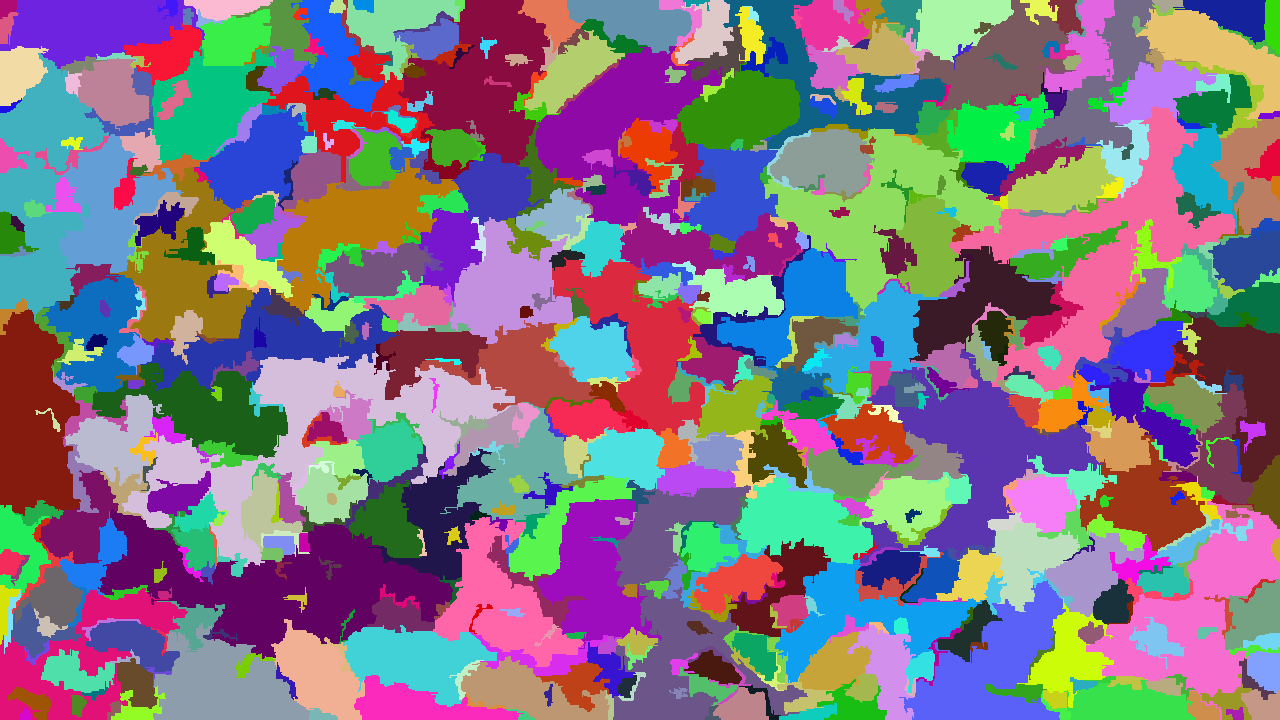
#> input picture Swastik S/0_seg.png, 1280 x 720 px, given in place of 1.jpg, which was not available
$ python common_program.py
#> lines starting #> are read from the running program, lines starting #| are printed output that depends on the picture; pictures that were not available may be replaced by others from this repository, and a replacement may not be noted
import cv2 as cv
import numpy as np
import matplotlib.pyplot as plt

for all_image in range(1, 38):
	original_image = str(all_image)+'.jpg'
	gseg=cv.ximgproc.segmentation.createGraphSegmentation()

	img = cv.imread(original_image, 0)
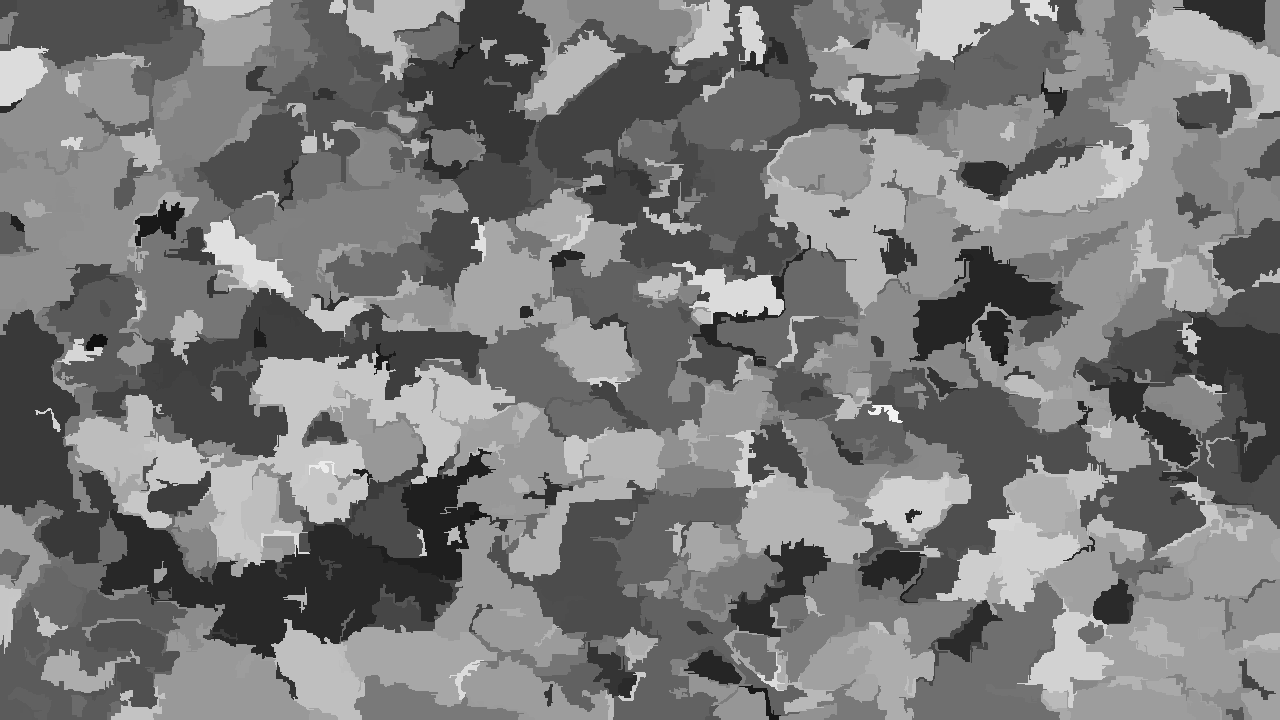
#> img: shape (720, 1280); min 16, max 243, mean 122.1
	img = cv.GaussianBlur(img, (3,3), 0)
	imgs = gseg.processImage(img).astype(int)
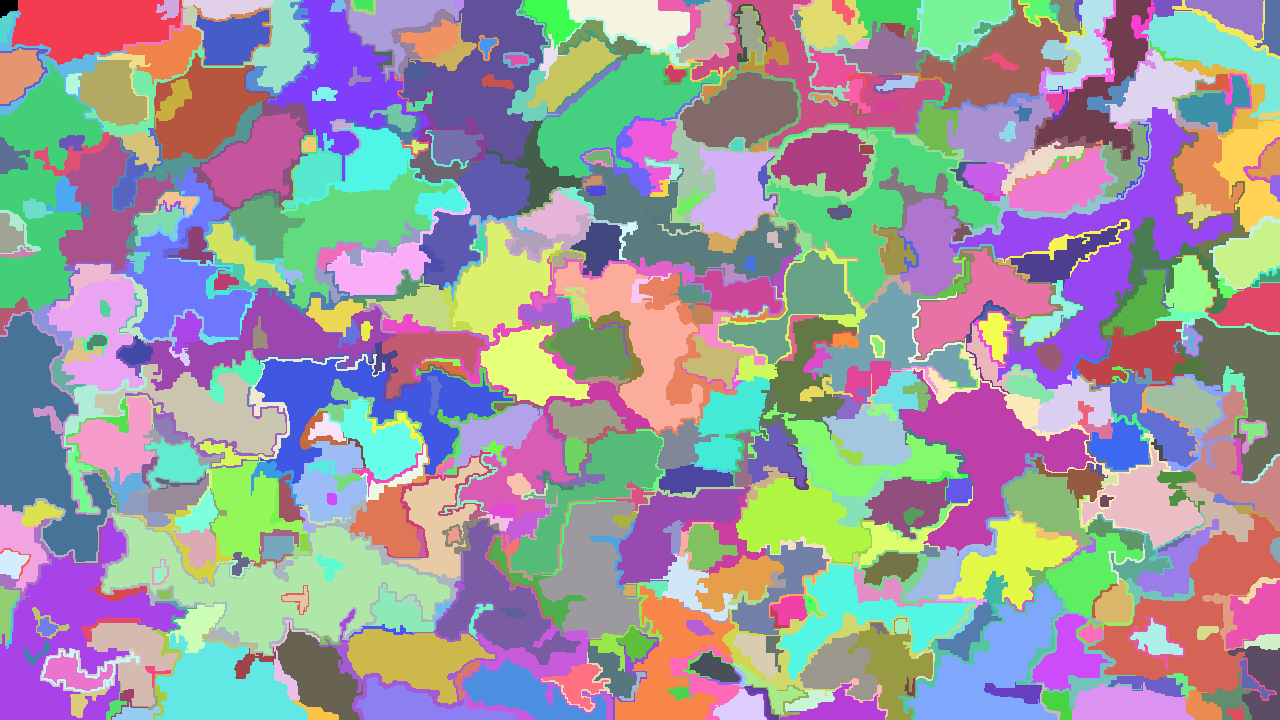
#> imgs: shape (720, 1280) int64; 723 distinct labels, from 0 to 722; one colour per label, 0 black
	# img = cv.Canny(img, 100, 255)
	r,c = imgs.shape
#> r = 720; c = 1280

	mask = np.ndarray(shape=(r,c,3), dtype=np.uint8)
	color_dict = {}
	for i in range(r):
	    for j in range(c):
	        if imgs[i,j] not in color_dict:
	            color_dict[imgs[i,j]] = (255*np.random.rand(1,3)).astype(np.uint8)
	        mask[i,j] = color_dict[imgs[i,j]]
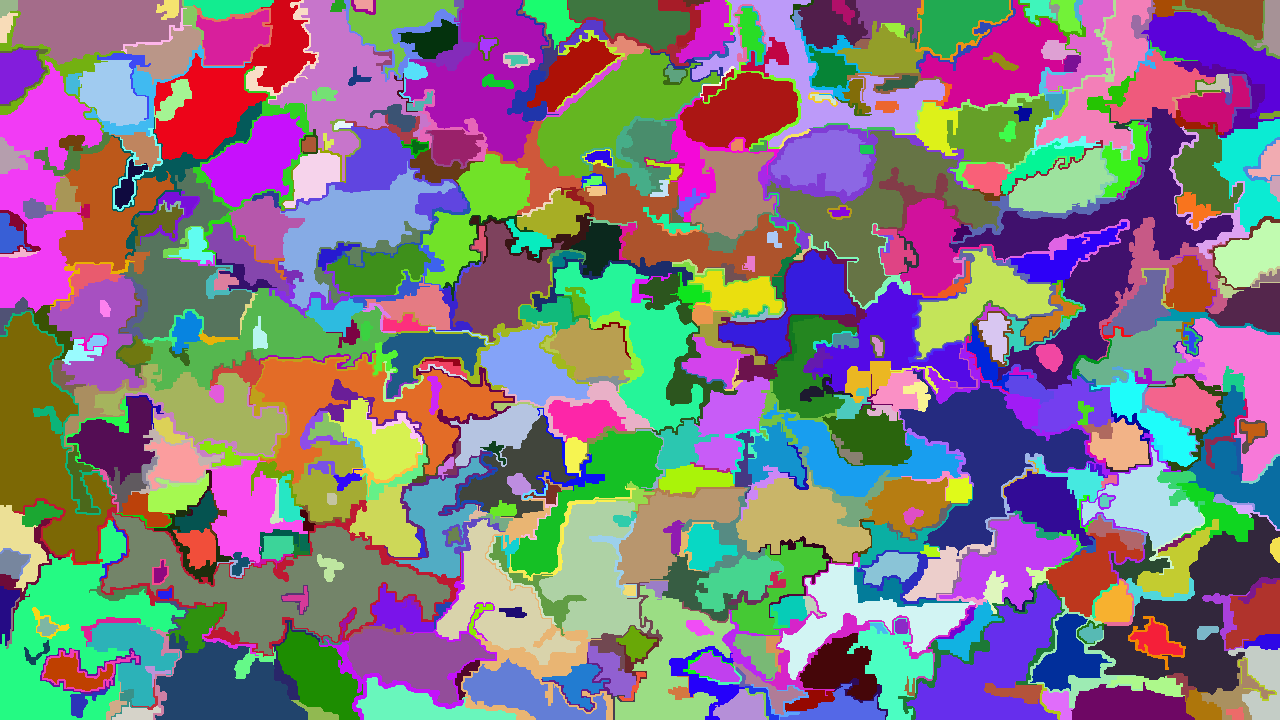
#> mask: shape (720, 1280, 3); mean of channels 0, 1, 2 129.3, 120, 130.5; drawn as B, G, R
#> after the loop, color_dict = 723 items

	cv.namedWindow("Graph cut", cv.WINDOW_GUI_NORMAL)
	cv.createTrackbar("ksize", "Graph cut", 1, 255, lambda x:None)
	cv.createTrackbar("sigma", "Graph cut", 0, 1000, lambda x:None)

	ksize = cv.getTrackbarPos('ksize', "Graph cut")
	ksize += 1-ksize%2
	sigma = cv.getTrackbarPos('sigma', "Graph cut")/10.0

	img_gb = cv.GaussianBlur(img, (ksize,ksize), sigma)
	imgs = gseg.processImage(img_gb).astype(int)
	r,c = imgs.shape

	mask = np.ndarray(shape=(r,c,3), dtype=np.uint8)
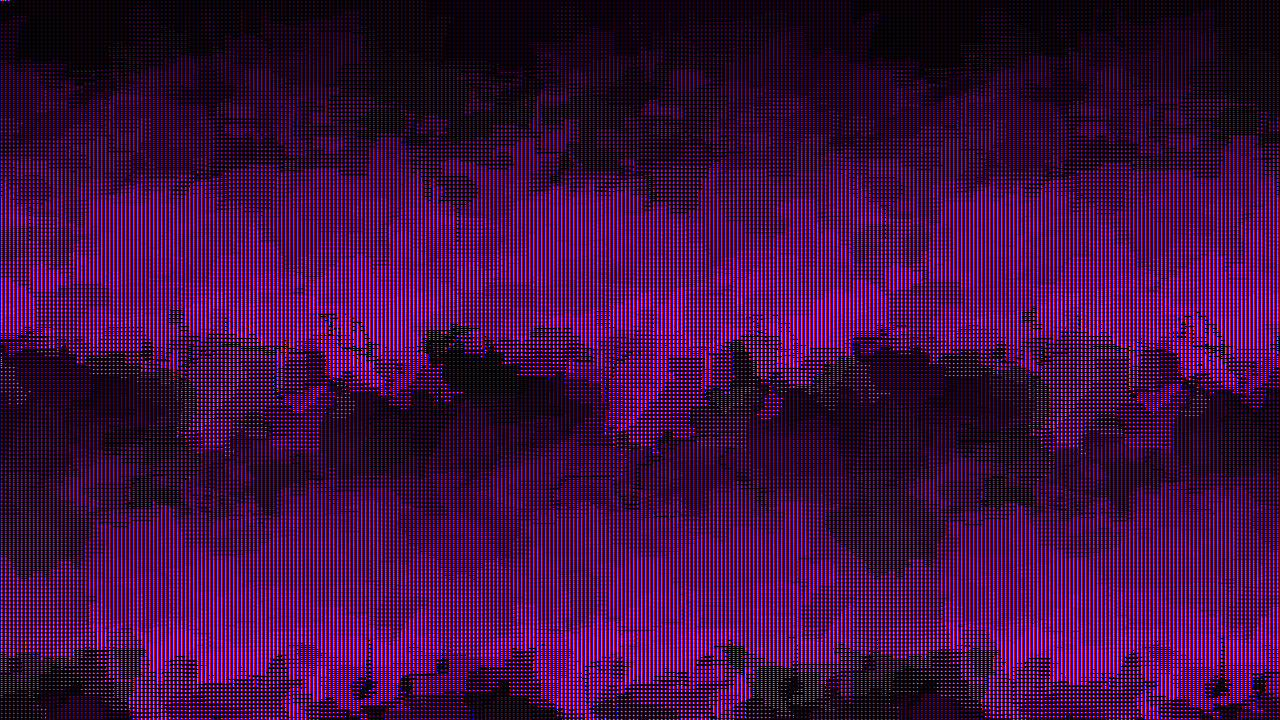
#> mask: shape (720, 1280, 3); mean of channels 0, 1, 2 29.5, 29.5, 29.5; drawn as B, G, R
	for i in range(r):
		for j in range(c):
			if imgs[i,j] not in color_dict:
				color_dict[imgs[i,j]] = (255*np.random.rand(1,3)).astype(np.uint8)
			mask[i,j] = color_dict[imgs[i,j]]

	# mask = cv.Canny(mask, 100, 200)
	# mask = cv.dilate(mask, cv.getStructuringElement(cv.MORPH_ELLIPSE, (3,3)))

	# imgc = cv.cvtColor(img, cv.COLOR_GRAY2BGR)
	# imgc[mask!=0] = [0,0,255]

	cv.imshow("Graph cut", mask)
	#plt.plot(mask)
	#plt.show()
	segmented = str(all_image)+"_seg.png"
	cv.imwrite(segmented, mask)
	k = cv.waitKey(1) #& 0xFF
#> (key Esc is pressed here)
	if k == 27:  ## Esc
		break
	cv.destroyAllWindows()
	#print(segmented, " done")


	img_seg = cv.imread(segmented, cv.IMREAD_COLOR)
	img_org = cv.imread(original_image, cv.IMREAD_COLOR)
	img_blank = np.zeros((r,c,3))
	for i in range(len(img_blank)):
		for j in range(len(img_blank[0])):
			for k in range(len(img_blank[0][0])):
				img_blank[i][j][k] = 255

	# [14 lines of commented-out code are left out]

	red = [0,0,255]
	red = np.array(red)

	def redify(array1, x, y):
		for i in [-1, 0, 1]:
			for j in [-1, 0, 1]:
				array1[x+i][y+i] = red


	for i in range(len(img_seg)-1):
		for j in range(len(img_seg[0])-1):
			for k in [-1, 1]:
				compare = img_seg[i][j] == img_seg[i+k][j]
				if compare.all() == False:
					redify(img_org, i, j)
					redify(img_blank, i, j)
				compare = img_seg[i][j] == img_seg[i][j+k]
				if compare.all() == False:
					redify(img_org, i, j)
					redify(img_blank, i, j)

	#cv.imshow("Image", img_org)
	graph_cut_blank = str(segmented)+"_cut_blank.png"
	graph_cut = str(segmented)+"_cut.png"
	cv.imwrite(graph_cut_blank, img_blank)
	cv.imwrite(graph_cut, img_org)
	cv.waitKey(1)

	# [16 lines of commented-out code are left out]

$ run again, on Swastik S/0.jpeg
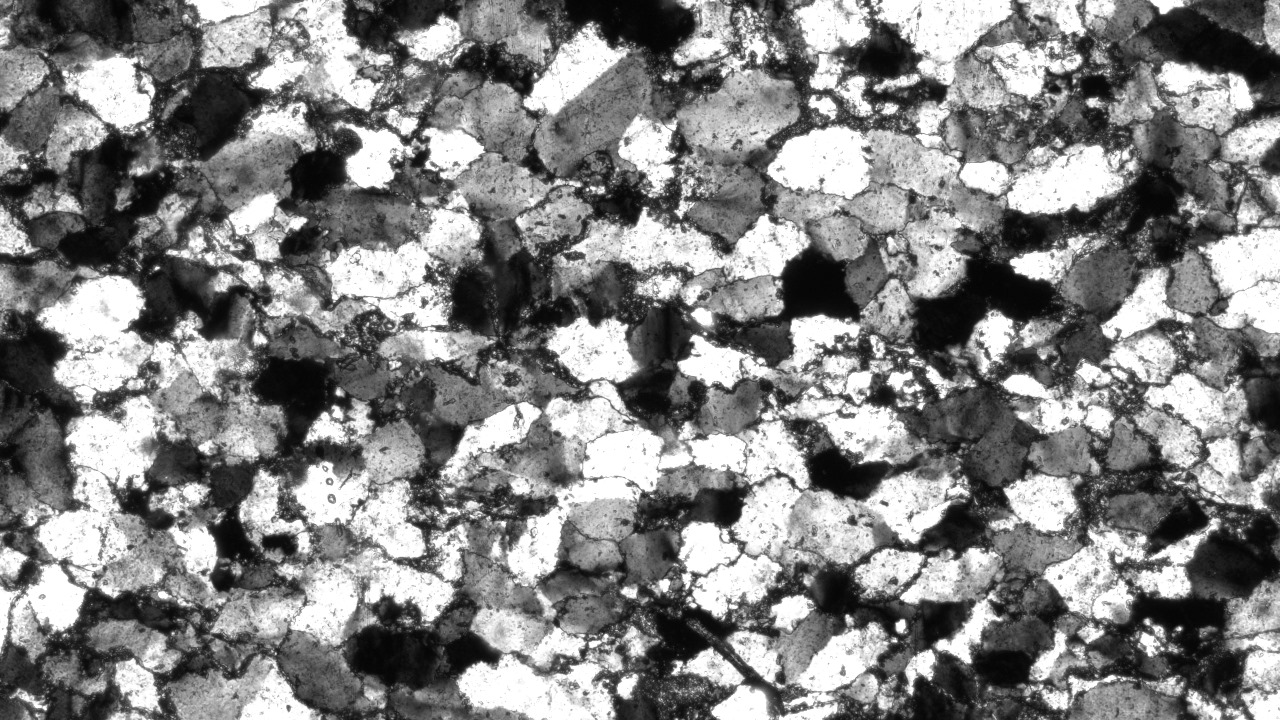
#> input picture Swastik S/0.jpeg, 1280 x 720 px, given in place of 1.jpg, which was not available
#> img is the input picture: shape (720, 1280); min 0, max 255, mean 130.6
#> imgs: shape (720, 1280) int64; 724 distinct labels, from 0 to 723
#> after the loop `for i in range(r):`:
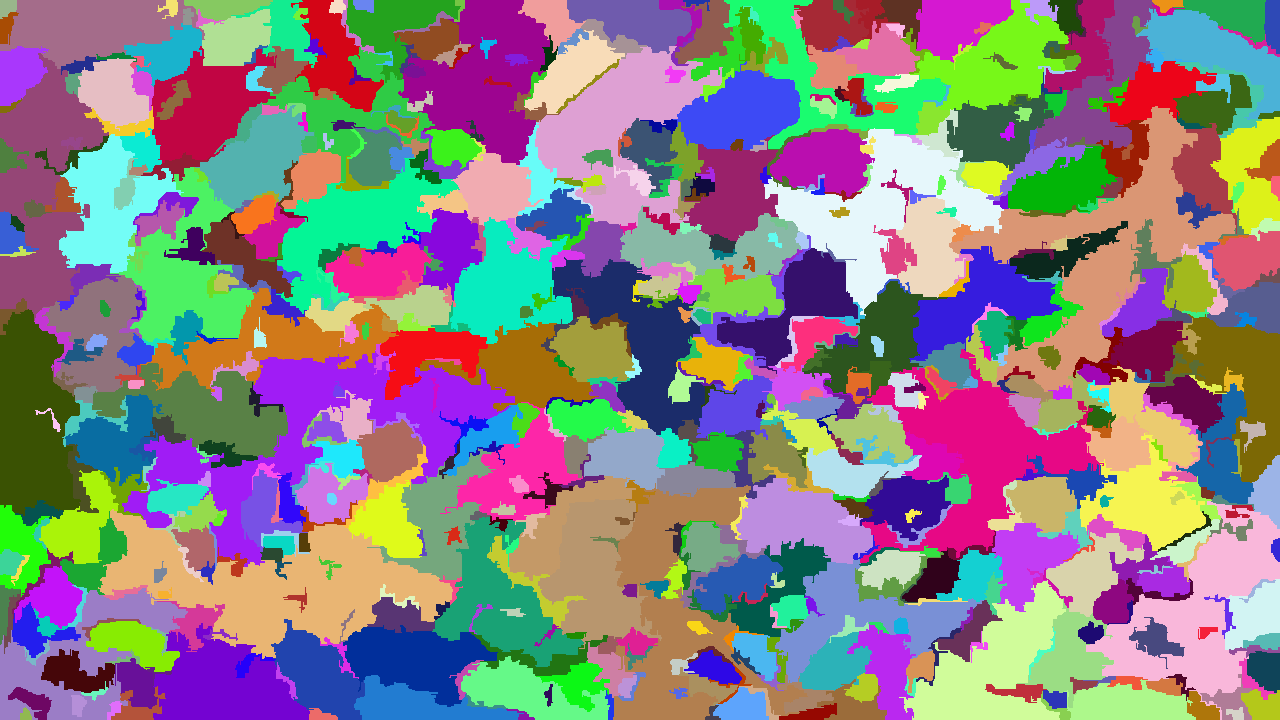
#> mask: shape (720, 1280, 3); mean of channels 0, 1, 2 132.3, 128, 138.6; drawn as B, G, R
#> after the loop `for i in range(r):`: color_dict = 724 items
#> `mask = np.ndarray(shape=(r,c,3), dtype=np.uint8)`:
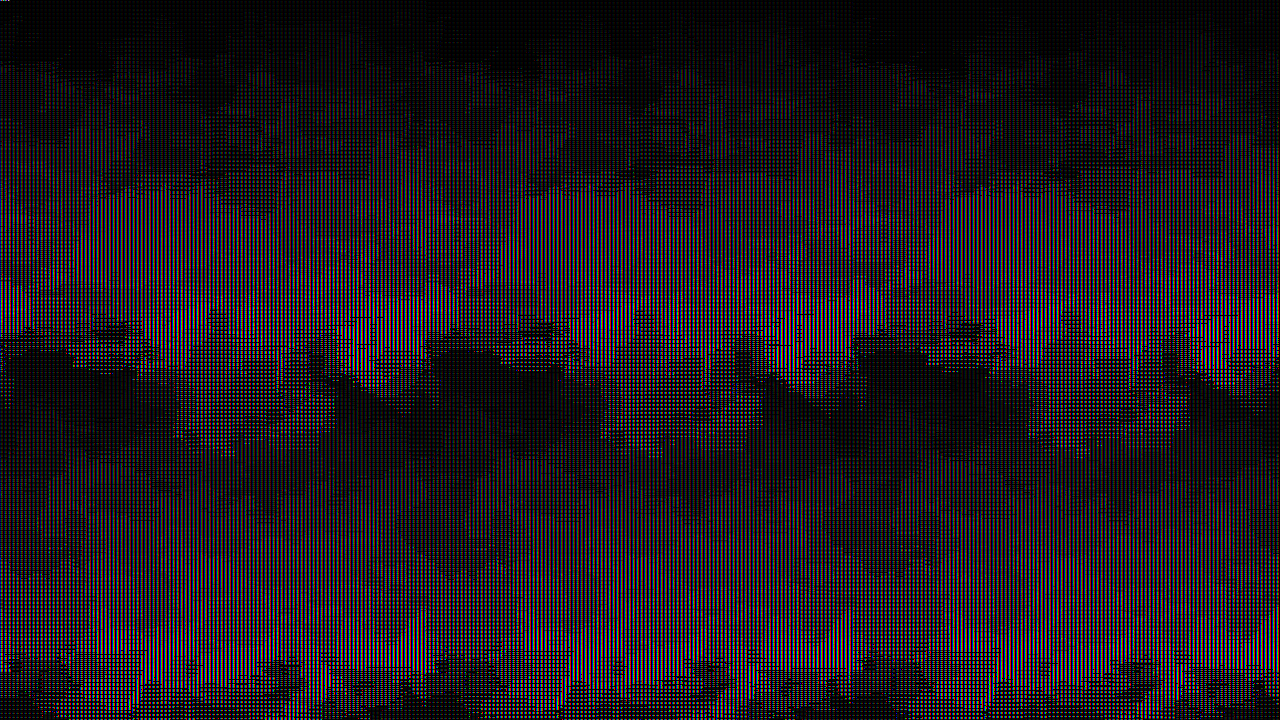
#> mask: shape (720, 1280, 3); mean of channels 0, 1, 2 28.4, 28.4, 28.4; drawn as B, G, R
